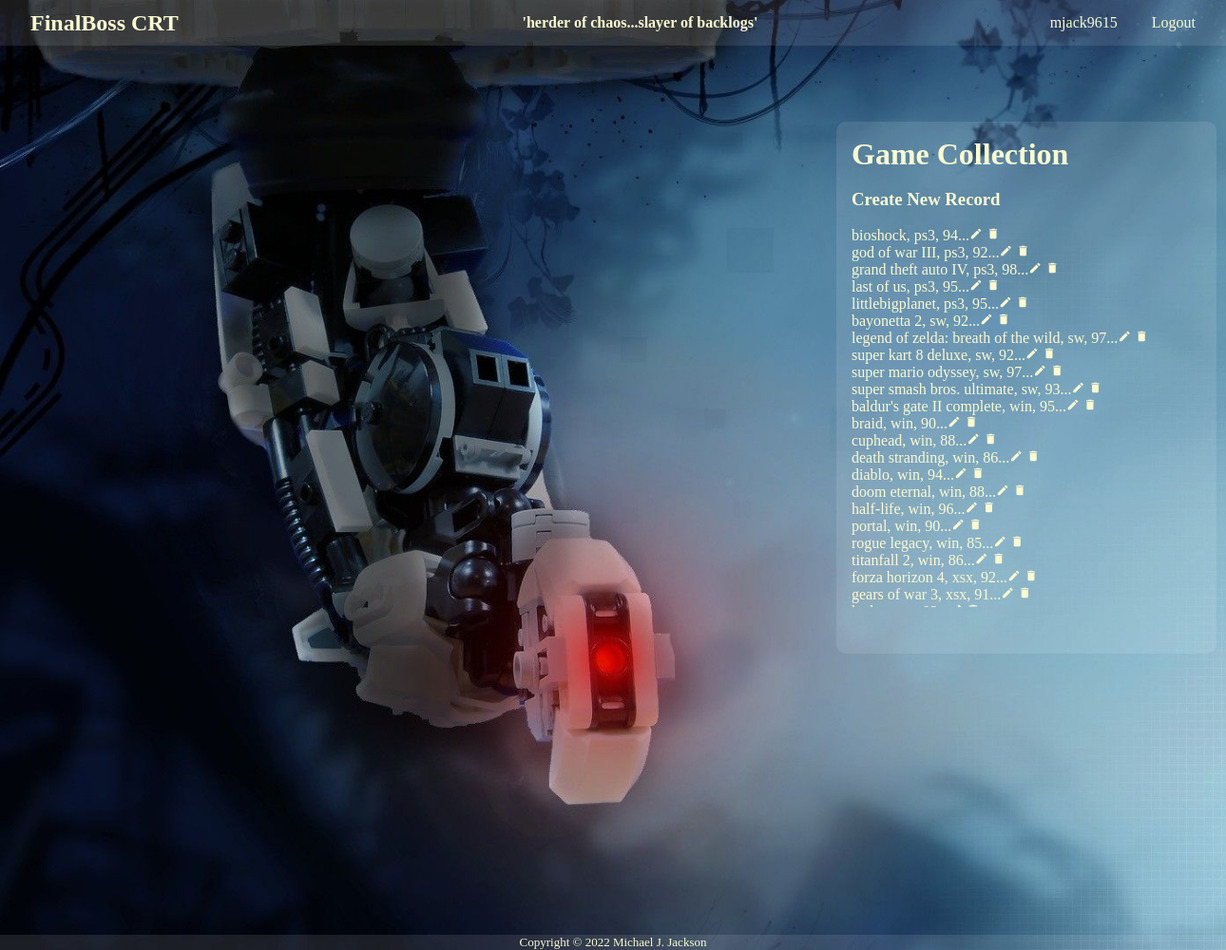
The page /games/all_games/ (signed in) on the database its author committed.
### games/models.py (models this page shows, shortened)
class Game(models.Model):
    owner = models.ForeignKey('auth.User', related_name='games', on_delete=models.CASCADE)
    title = models.CharField(max_length=100)
    platform = models.CharField(max_length=100)
    score = models.IntegerField()
    class Meta:
        ordering = ['platform', 'title']

### games/views.py (the view)
# urls.py: path('games/all_games/', views.ListGames.as_view(), name='all_games'),
class ListGames(ListView):
    model = Game
    template_name = 'all_games.html'

### templates/all_games.html (shortened to what this page needs)
{% extends 'base.html' %}
{% block content %}
    <div id="all_games">
        <h1>Game Collection</h1><br>
        <h3><a href="{% url 'games:new' %}">Create New Record</a></h3><br>
        <div class="div_sub">
            {% for game in object_list %}
                <div>
                    {% if user == game.owner %}
                        {{ game.title }}, {{ game.platform }}, {{ game.score }}...<a href="{% url 'games:update' game.id %}"><i class="material-icons" style="font-size:14px;">edit</i></a>  <a href="{% url 'games:delete' game.id %}"><i class="material-icons" style="font-size:14px;">delete</i></a>
                    {% endif %}
                </div>
            {% endfor %}
        </div>
    </div>
{% endblock %}

### templates/base.html (shortened to what this page needs)
{% load static %}
<!DOCTYPE html>
<html lang="en" dir="ltr">
<head>
    <link rel="stylesheet" href="{% static 'css/styles.css' %}">
</head>
<body>
    <nav>
    <div id="title">
        <h1><a href="{% url 'games:home' %}">FinalBoss CRT</a></h1>
    </div>
    <div id="subtitle">
        <h4><a href="{% url 'games:about' %}">'herder of chaos...slayer of backlogs'</h4>
    </div>
    <div id="login">
        {% if user.is_authenticated %}
        <a href="{% url 'users:profile' user.username %}">{{user.username}}&nbsp;&nbsp;&nbsp;&nbsp;&nbsp;&nbsp;&nbsp;&nbsp;
        <a href="{% url 'logout' %}">Logout</a>
        {% else%}
        <a href="{% url 'login' %}">Login</a>&nbsp;&nbsp;&nbsp;&nbsp;&nbsp;&nbsp;&nbsp;&nbsp;
        <a href="{% url 'users:signup' %}">Register</a>
        {% endif %}
    </div>
    </nav>
    {% block content %}
    {% endblock %}
    <footer id="footer">Copyright © 2022&nbsp;<a href="https://www.linkedin.com/in/michael-jackson-pdx71/">Michael J. Jackson</a></footer>
</body>
</html>

### static/css/styles.css (style rules this page uses)
* { padding: 0; margin: 0; box-sizing: border-box; }
body { background-size: cover; color: lightgoldenrodyellow; }
nav { display: flex; height: 3rem; justify-content: space-between; align-items: center; background-color: rgb(255, 255, 255, .1); }
#all_games { margin-left: 55rem; margin-top: 5rem; justify-content: center; background-color: rgb(255, 255, 255, .1); width: 25rem; height: 35rem; border-radius: 10px; padding: 1rem; }
.div_sub { overflow: auto; scrollbar-width: none; height: 25rem; }
a { color: lightgoldenrodyellow; text-decoration: none; }
#footer { display: flex; justify-content: center; background-color: rgb(255, 255, 255, .1); position: fixed; bottom: 0; width: 100%; font-size: small; }
#title { margin-left: 2rem; }
#subtitle { margin-left: 13rem; }
#login { margin-right: 2rem; }

### templates/all_games.html (style rules this page uses)
body { background-image: url("/static/images/GLaDOS.jpg"); }

### rows shown on the page
Game: title "bioshock", platform "ps3", score "94"
Game: title "god of war III", platform "ps3", score "92"
Game: title "grand theft auto IV", platform "ps3", score "98"
Game: title "last of us", platform "ps3", score "95"
Game: title "littlebigplanet", platform "ps3", score "95"
Game: title "bayonetta 2", platform "sw", score "92"
Game: title "legend of zelda: breath of the wild", platform "sw", score "97"
Game: title "super kart 8 deluxe", platform "sw", score "92"
Game: title "super mario odyssey", platform "sw", score "97"
Game: title "super smash bros. ultimate", platform "sw", score "93"
Game: title "baldur's gate II complete", platform "win", score "95"
Game: title "braid", platform "win", score "90"
Game: title "cuphead", platform "win", score "88"
Game: title "death stranding", platform "win", score "86"
Game: title "diablo", platform "win", score "94"
Game: title "doom eternal", platform "win", score "88"
Game: title "half-life", platform "win", score "96"
Game: title "portal", platform "win", score "90"
Game: title "rogue legacy", platform "win", score "85"
Game: title "titanfall 2", platform "win", score "86"
Game: title "forza horizon 4", platform "xsx", score "92"
Game: title "gears of war 3", platform "xsx", score "91"

### other values the page prints
{{ user.username }} "mjack9615"
